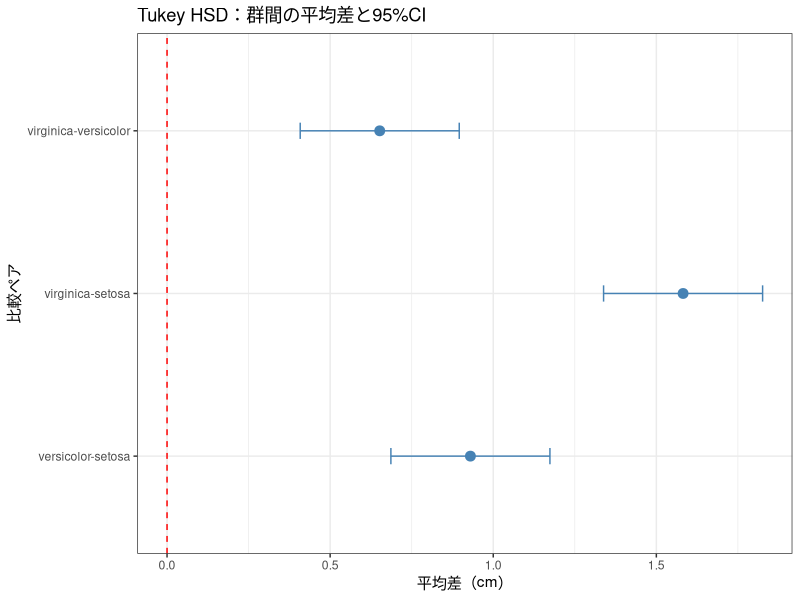
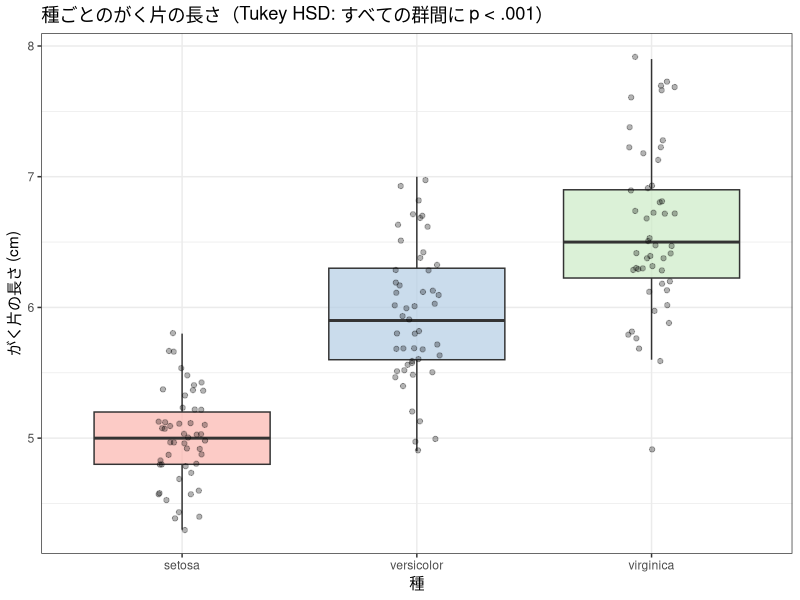

The R source for these figures, in order:
## ---- chunk 1
knitr::opts_chunk$set(echo = TRUE, warning = FALSE, message = FALSE,
                      fig.width = 8, fig.height = 5)
library(tidyverse)

# 図の日本語が文字化けしないようにする（ragg があるときだけ有効にする）
if (requireNamespace("ragg", quietly = TRUE)) {
  knitr::opts_chunk$set(dev = "ragg_png")
}
## ---- chunk 2
# 分散分析の実行（第13回の復習）
result_anova <- aov(Sepal.Length ~ Species, data = iris)
summary(result_anova)
## ---- chunk 3
# Tukey HSD 多重比較
result_tukey <- TukeyHSD(result_anova)
result_tukey
## ---- chunk 4
# confint() でデータフレームに変換して描く
tukey_df <- as.data.frame(result_tukey$Species)
tukey_df$comparison <- rownames(tukey_df)

ggplot(tukey_df, aes(x = comparison, y = diff)) +
  geom_point(size = 3, color = "steelblue") +
  geom_errorbar(aes(ymin = lwr, ymax = upr), width = 0.1, color = "steelblue") +
  geom_hline(yintercept = 0, linetype = "dashed", color = "red") +
  labs(title = "Tukey HSD：群間の平均差と95%CI",
       x = "比較ペア", y = "平均差（cm）") +
  coord_flip() +
  theme_bw()
## ---- chunk 5
# ggplot2で箱ひげ図を作成
p_box <- ggplot(iris, aes(x = Species, y = Sepal.Length, fill = Species)) +
  geom_boxplot(outlier.shape = NA, alpha = 0.7) +
  geom_jitter(width = 0.1, alpha = 0.3, size = 1.5) +
  scale_fill_brewer(palette = "Pastel1") +
  labs(title = "種ごとのがく片の長さ（Tukey HSD: すべての群間に p < .001）",
       x = "種", y = "がく片の長さ (cm)") +
  theme_bw() +
  theme(legend.position = "none")
p_box
## ---- chunk 6
iris |>
  group_by(Species) |>
  summarise(n = n(), M = mean(Sepal.Length), SD = sd(Sepal.Length)) |>
  mutate(across(where(is.numeric), ~ round(., 2)))
## ---- chunk 7
bartlett.test(Sepal.Length ~ Species, data = iris)
## ---- chunk 8
result_anova <- aov(Sepal.Length ~ Species, data = iris)
summary(result_anova)
## ---- chunk 9
TukeyHSD(result_anova)
## ---- chunk 10
ss_b <- 63.21
ss_t <- 63.21 + 38.96
round(ss_b / ss_t, 3)
